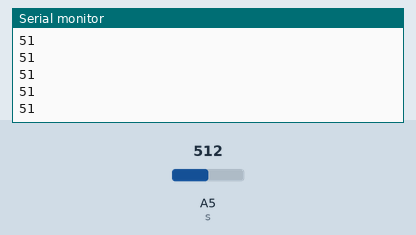
Simulated run of this sketch. Board: Arduino Uno, built with avr-gcc and run on an emulated ATmega328P. Shown: the last lines printed to the serial monitor. Inputs (shaded band) come from the test bench; at power-on: A5 (s) = 512.

Above: at 1.2 s.
1.3 s: A5 (s) set to 108
At 1.9 s:
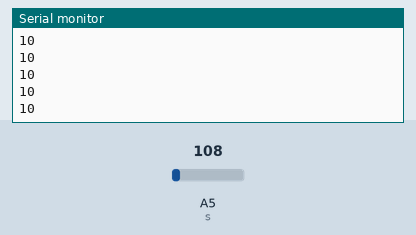
2.8 s: A5 (s) set to 92
At 3.7 s:
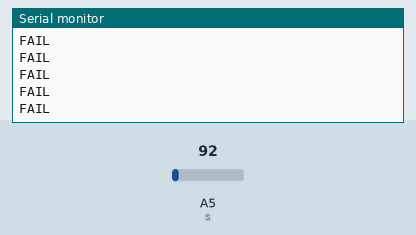

The sketch:

volum100k.ino
```cpp
#include <RF24Network.h>
#include <RF24.h>
#include <SPI.h>
int s = A5;
int sVaule = 0;
int K = 0;
RF24 radio(7,8);                    // nRF24L01(+) radio attached using Getting Started board
RF24Network network(radio);          // Network uses that radio
const uint16_t this_node = 01;        // Address of our node in Octal format
const uint16_t gateway_node = 00;       // Address of the other node in Octal format
unsigned long last_sent;             // When did we last send?
unsigned long packets_sent;          // How many have we sent already
struct payload_t
{                  // Structure of our payload
  unsigned int s;
};
void setup()
{
  Serial.begin(9600);

}

void loop()
{
  sVaule = analogRead(s);
  K = sVaule/10;
  if(K<10)
  {
    Serial.println("FAIL");
  }
  else
  {
  Serial.println(K);
  }
}
```

Measured:
- the behaviour switches between 100 and 99 on A5 (s) (found by bisection; images 1 and 2)
- after the input at 1.3 s, the serial monitor: prints a new line after 0.07 s (image 1)
- after the input at 2.8 s, the serial monitor: prints a new line after 0.07 s (image 2)
